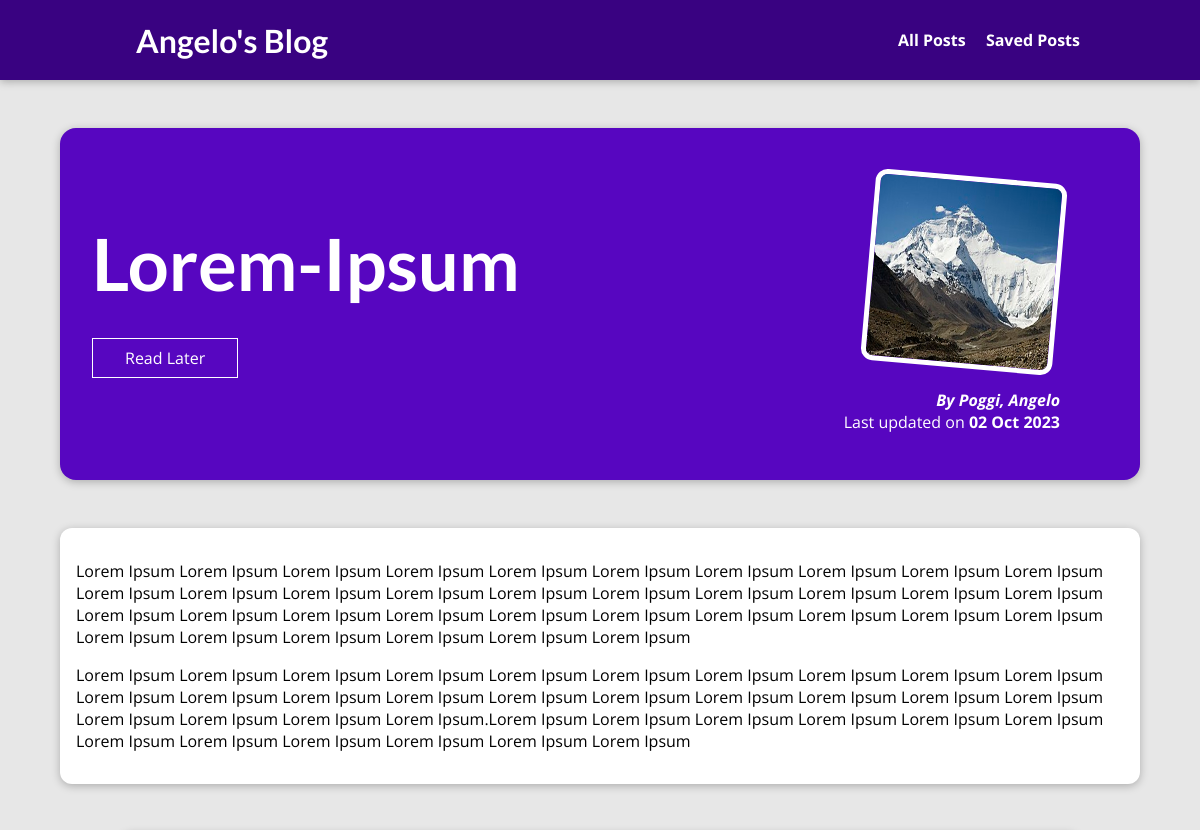
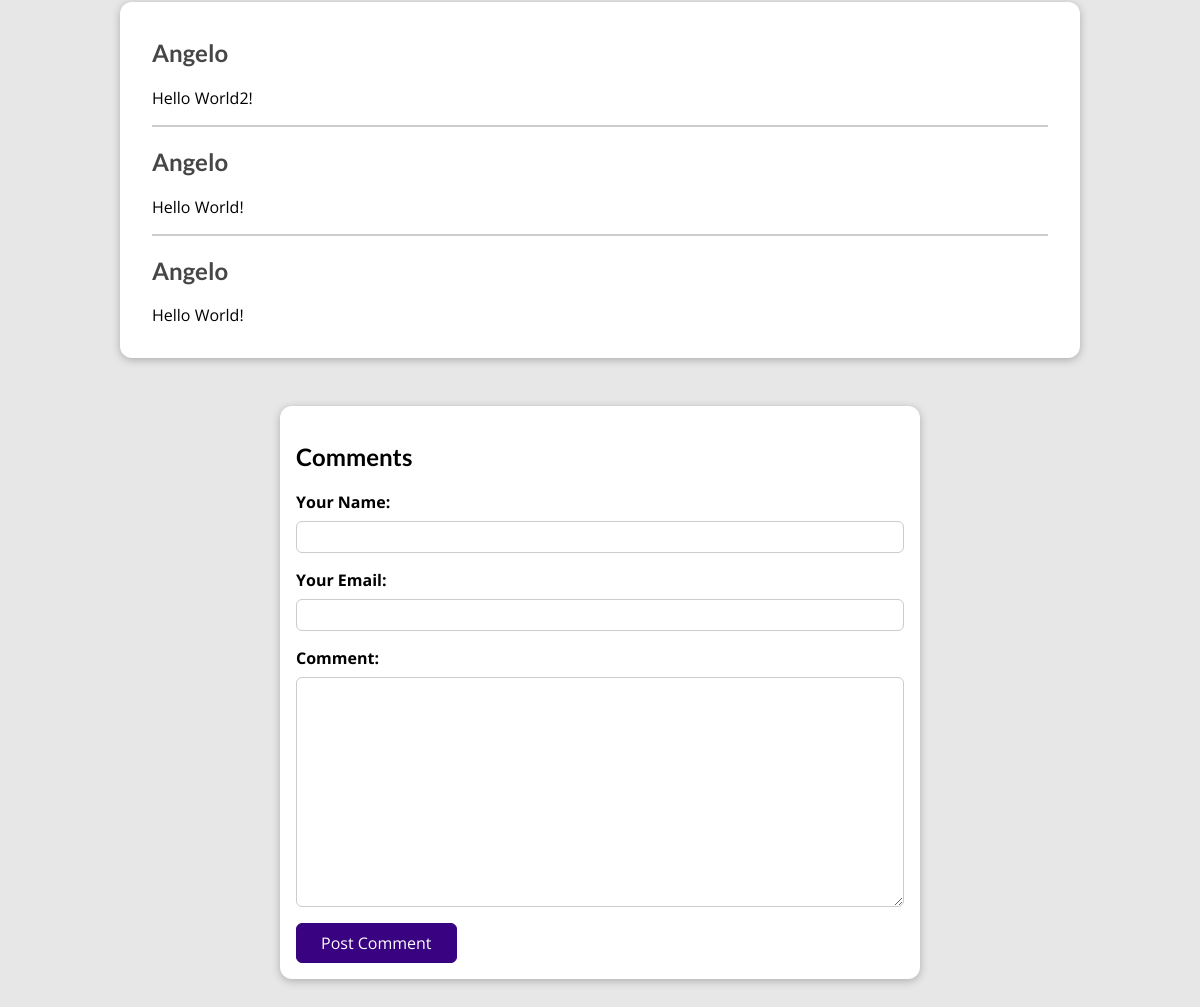
Screenshot of /posts/lorem-ipsum with the database file from the repository (2 pictures, top to bottom).
### blog/models.py (models this page shows, shortened)
class Post(models.Model):
    post_title = models.CharField(max_length=256)
    post_excerpt = models.CharField(max_length=256)
    post_image = models.ImageField(upload_to="posts", null=True)
    post_slug = models.SlugField(unique=True, null=False, db_index=True)
    post_author = models.ForeignKey(Author, on_delete=models.CASCADE, null=True, related_name="posts")
    post_content = models.TextField()
    post_date = models.DateField(auto_now=True)
    post_tag = models.ManyToManyField(Tag)

class Author(models.Model):
    first_name = models.CharField(max_length=80)
    last_name = models.CharField(max_length=80)
    email_address = models.EmailField()
    def full_name(self):
        return f"{self.last_name}, {self.first_name}"
    def __str__(self):
        return self.full_name()

class PostComments(models.Model):
    user_name = models.CharField(max_length=120)
    user_email = models.EmailField()
    comment = models.TextField(max_length=400)
    post = models.ForeignKey(Post, on_delete=models.CASCADE, related_name="comments")

### blog/views.py (the view)
# urls.py: path("posts/<slug:slug>", views.PostDetailsView.as_view(), name="post-details-page"),
class PostDetailsView(View):
    template_name = "blog/post-detail.html"
    model = Post
    slug_field = "post_slug"
    def is_stored_post(self, request, post_id):
        stored_posts = request.session.get("stored_posts")
        if stored_posts is not None:
            is_saved_for_later = post_id in stored_posts
        else:
            is_saved_for_later = False
        return is_saved_for_later
    def get(self, request, slug):
        post = Post.objects.get(post_slug=slug)
        context = {
            "post": post,
            "post_tags": post.post_tag.all(),
            "comment_form" : CommentsForm(),
            "comments" : post.comments.all().order_by("-id"),
            "save_for_later" : self.is_stored_post(request, post.id)
        }
        return render(request, "blog/post-detail.html", context)
    def post(self, request, slug):
        comment_form = CommentsForm(request.POST)
        post = Post.objects.get(post_slug=slug)
        if comment_form.is_valid():
            comment = comment_form.save(commit=False)
            comment.post = post
            comment.save()
            return HttpResponseRedirect(reverse("post-details-page", args=[slug]))
        context = {
            "post": post,
            "post_tags": post.post_tag.all(),
            "comment_form": CommentsForm(),
            "comments": post.comments.all().order_by("-id"),
            "save_for_later": self.is_stored_post(request, post.id)
        }
        return render(request, "blog/post-detail.html", context)

### blog/forms.py
class CommentsForm(forms.ModelForm):
    class Meta:
        model = PostComments
        exclude = ["post"]
        labels = {
            "user_name": "Your Name",
            "user_email": "Your Email",
        }
        error_message = {
            "user_name": {
                "required" : "You must specify a user name!"
            },
            "comment": {
                "required" : "You need to write something!"
            }
        }

### blog/templates/blog/post-detail.html (shortened to what this page needs)
{% extends "base.html" %}
{% load static %}
{% block css_files %}
<link rel="stylesheet" href="{% static "blog/post-detail.css" %}"/>
{% endblock %}
{% block content %}
<section id="summary">
    <h2>{{ post.post_title }}</h2>
    <div id="read-later">
        <form action="{% url "read-later" %}" method="POST">
        {% if save_for_later %}
        <button>
            Remove from "Read Later"
        </button>
        {% else %}
        <button>
            Read Later
        </button>
        {% endif %}
        </form>
    </div>
    <article>
        <img src="{{ post.post_image.url }}" alt="{{ post.post_title }}"/>
        <address>By <a href="{{ post.author.email_address }}">{{ post.post_author }}</a></address>
        <div>
            Last updated on <time>{{ post.post_date|date:"d M Y" }}</time>
        </div>
    </article>
</section>
<main>
    <p>
        {{ post.post_content|linebreaks }}
    </p>
</main>
<section id="comments">
    <ul>
        {% for comment in comments %}
        <li>
            <h2>{{ comment.user_name }}</h2>
            <p>{{ comment.comment|linebreaks }}</p>
        </li>
        {% endfor %}
    </ul>
</section>
<section id="comment-form">
    <h2> Comments </h2>
    <form method="POST" action="{% url "post-details-page" post.post_slug %}">
      {% for form_field in comment_form %}
        <div class="form-control{% if form_field.errors %}invalid{% endif %}">
            {{ form_field.label_tag }}
            {{ form_field }}
        </div>
        {% endfor %}
        <button>Post Comment</button>
</section>
{% endblock %}

### templates/base.html (shortened to what this page needs)
{% load static %}
<!DOCTYPE html>
<html lang="en">
<head>
    <link rel="stylesheet" href="{% static "app.css" %}"/>
    {% block css_files %}
    {% endblock %}
</head>
<body>
<header id="main-navigation">
    <h1>
        <a href="{% url "starting-page" %}">Angelo's Blog</a>
    </h1>
    <nav>
        <a href="{% url "posts-page" %}">All Posts</a>
        <a href="{% url "read-later" %}">Saved Posts</a>
    </nav>
</header>
{% block content %}
{% endblock %}
</body>
</html>

### static/app.css (style rules this page uses)
* { box-sizing: border-box; }
html { font-family: 'Open Sans', 'Lato', sans-serif; }
body { margin: 0; }
h1, h2, h3 { font-family: 'Lato', sans-serif; font-weight: bold; }
#main-navigation { width: 100%; height: 5rem; display: flex; justify-content: space-between; align-items: center; padding: 0 10%; position: absolute; top: 0; left: 0; }
#main-navigation a { text-decoration: none; color: white; font-weight: bold; margin-left: 1rem; }

### blog/static/blog/post-detail.css (style rules this page uses)
body { background-color: #e7e7e7; }
#main-navigation { background-color: #390281; box-shadow: 0 2px 8px rgba(0, 0, 0, 0.25); }
#summary { margin: 8rem auto 3rem auto; padding: 2rem; width: 90%; max-width: 90rem; border-radius: 16px; background-color: #5706c0; position: relative; box-shadow: 0 2px 8px rgba(0, 0, 0, 0.25); height: 22rem; }
#summary h2 { color: white; font-size: 4.5rem; margin-bottom: 0.25rem; }
#summary article { position: absolute; top: 2rem; right: 3rem; padding: 1rem 2rem; border-radius: 12px; text-align: right; color: white; }
#summary article img { width: 12rem; height: 12rem; border-radius: 12px; transform: rotateZ(5deg); border: 5px solid white; margin-bottom: 1rem; }
#summary address { font-weight: bold; }
#summary a { color: white; text-decoration: none; }
#summary time { font-weight: bold; }
#read-later { margin: 2rem 0; }
#read-later button { background-color: transparent; border: 1px solid white; padding: 0.5rem 2rem; font: inherit; color: white; cursor: pointer; }
main { width: 90%; max-width: 90rem; margin: 3rem auto; background-color: white; padding: 1rem; border-radius: 12px; box-shadow: 0 2px 8px rgba(0, 0, 0, 0.25); }
#comment-form { margin: 3rem auto; width: 90%; max-width: 40rem; border-radius: 12px; background-color: white; box-shadow: 0 2px 8px rgba(0, 0, 0, 0.25); padding: 1rem; }
#comment-form button { font: inherit; background-color: #390281; color: white; border: 1px solid #390281; padding: 0.5rem 1.5rem; border-radius: 6px; cursor: pointer; }
.form-control { margin-bottom: 1rem; }
.form-control label { font-weight: bold; margin-bottom: 0.5rem; display: block; }
.form-control input, .form-control textarea { display: block; width: 100%; font: inherit; padding: 0.25rem; border-radius: 6px; border: 1px solid #ccc; }
#comments { margin: 3rem auto; width: 90%; max-width: 60rem; border-radius: 12px; background-color: white; box-shadow: 0 2px 8px rgba(0, 0, 0, 0.25); padding: 1rem 2rem; }
#comments ul { list-style: none; margin: 0; padding: 0; }
#comments li { margin-bottom: 1rem; border-bottom: 2px solid #ccc; }
#comments li:last-of-type { border-bottom: none; }
#comments h2 { color: #464646; }

### rows the page displays
Post: post_title "Lorem-Ipsum", post_image (picture), post_author "Poggi, Angelo", post_date "02 Oct 2023", post_content "Lorem Ipsum Lorem Ipsum Lorem Ipsum Lorem Ipsum Lorem Ipsum Lorem Ipsum Lorem Ipsum Lorem Ipsum Lorem Ipsum Lorem Ipsum Lorem Ipsum Lorem Ipsum Lorem Ipsum Lorem Ipsum Lorem Ipsum Lorem Ipsum Lorem Ipsum Lorem Ipsum Lorem Ipsum Lorem Ipsum Lorem Ipsum Lorem Ipsum Lorem Ipsum Lorem Ipsum Lorem Ipsum Lorem Ipsum Lorem Ipsum Lorem Ipsum Lorem Ipsum Lorem Ipsum Lorem Ipsum Lorem Ipsum Lorem Ipsum Lorem Ipsum Lorem Ipsum Lorem Ipsum Lorem Ipsum Lorem Ipsum Lorem Ipsum Lorem Ipsum Lorem Ipsum Lorem Ipsum Lorem Ipsum Lorem Ipsum Lorem Ipsum Lorem Ipsum Lorem Ipsum Lorem Ipsum Lorem Ipsum Lorem Ipsum Lorem Ipsum Lorem Ipsum Lorem Ipsum Lorem Ipsum Lorem Ipsum Lorem Ipsum Lorem Ipsum Lorem Ipsum…"
PostComments: user_name "Angelo", comment "Hello World2!"
PostComments: user_name "Angelo", comment "Hello World!"
PostComments: user_name "Angelo", comment "Hello World!"
